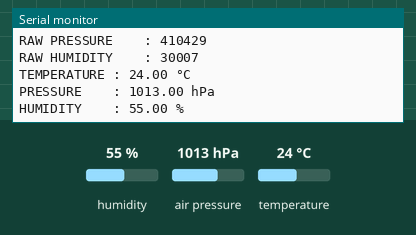
This sketch was run on a simulated ESP32. Shown: the last lines printed to the serial monitor. Wiring (inferred from the names in the program): BME280 sensor at I2C address 0x76. The test bench sets the inputs (shaded band); at power-on: humidity 55 %, air pressure 1013 hPa, temperature 24 °C.

Above: at 2.2 s.
2.3 s: humidity set to 22 %
At 3.4 s:
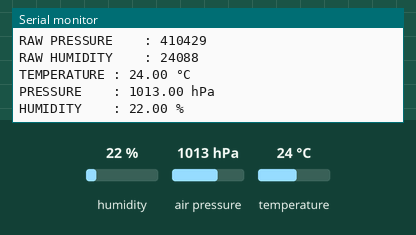
3.8 s: air pressure set to 952 hPa
At 5.2 s:
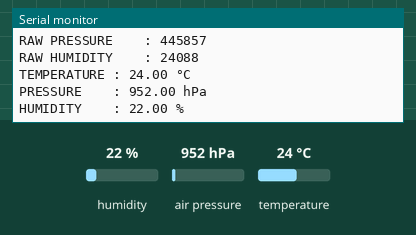
5.3 s: temperature set to 12 °C
At 8.5 s:
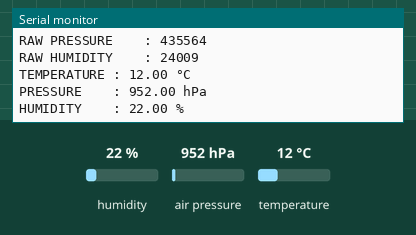
Timing chart, 0 to 10.0 s (numbered marks = the images above; inputs shaded):
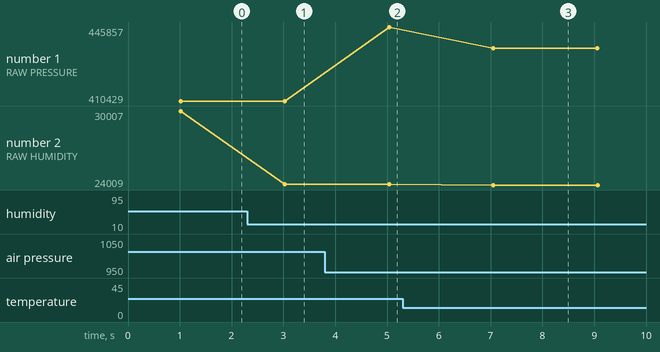

The sketch:

Sensor_working_test.ino
```cpp
#include <Wire.h>

#define BME280_ADDR 0x76

#define SDA_PIN 21
#define SCL_PIN 22

// Calibration coefficients
uint16_t dig_T1;
int16_t  dig_T2, dig_T3;

uint16_t dig_P1;
int16_t  dig_P2, dig_P3, dig_P4, dig_P5;
int16_t  dig_P6, dig_P7, dig_P8, dig_P9;

uint8_t  dig_H1;
int16_t  dig_H2;
uint8_t  dig_H3;
int16_t  dig_H4, dig_H5;
int8_t   dig_H6;

int32_t t_fine;

// --------------------------------------------------
// Read one byte from a register
// --------------------------------------------------
uint8_t readRegister(uint8_t reg)
{
  Wire.beginTransmission(BME280_ADDR);
  Wire.write(reg);
  Wire.endTransmission();

  Wire.requestFrom(BME280_ADDR, 1);

  if (Wire.available())
    return Wire.read();

  return 0;
}

// --------------------------------------------------
// Read multiple bytes
// --------------------------------------------------
void readRegisters(uint8_t reg, uint8_t *buffer, uint8_t length)
{
  Wire.beginTransmission(BME280_ADDR);
  Wire.write(reg);
  Wire.endTransmission();

  Wire.requestFrom(BME280_ADDR, length);

  for (uint8_t i = 0; i < length && Wire.available(); i++)
  {
    buffer[i] = Wire.read();
  }
}

// --------------------------------------------------
// Write to a register
// --------------------------------------------------
void writeRegister(uint8_t reg, uint8_t value)
{
  Wire.beginTransmission(BME280_ADDR);
  Wire.write(reg);
  Wire.write(value);
  Wire.endTransmission();
}

// --------------------------------------------------
// Read calibration data
// --------------------------------------------------
void readCalibration()
{
  uint8_t data[26];

  readRegisters(0x88, data, 24);

  dig_T1 = (data[1] << 8) | data[0];
  dig_T2 = (data[3] << 8) | data[2];
  dig_T3 = (data[5] << 8) | data[4];

  dig_P1 = (data[7] << 8) | data[6];
  dig_P2 = (data[9] << 8) | data[8];
  dig_P3 = (data[11] << 8) | data[10];
  dig_P4 = (data[13] << 8) | data[12];
  dig_P5 = (data[15] << 8) | data[14];
  dig_P6 = (data[17] << 8) | data[16];
  dig_P7 = (data[19] << 8) | data[18];
  dig_P8 = (data[21] << 8) | data[20];
  dig_P9 = (data[23] << 8) | data[22];

  dig_H1 = readRegister(0xA1);

  readRegisters(0xE1, data, 7);

  dig_H2 = (data[1] << 8) | data[0];
  dig_H3 = data[2];

  dig_H4 = (data[3] << 4) | (data[4] & 0x0F);
  dig_H5 = (data[5] << 4) | (data[4] >> 4);

  dig_H6 = data[6];

  Serial.println("Calibration data read successfully.");
}

// --------------------------------------------------
// Temperature compensation
// --------------------------------------------------
float compensateTemperature(int32_t adc_T)
{
  float var1, var2;

  var1 = (((float)adc_T / 16384.0) -
          ((float)dig_T1 / 1024.0)) *
         ((float)dig_T2);

  var2 = (((float)adc_T / 131072.0) -
          ((float)dig_T1 / 8192.0));

  var2 = var2 * var2 * ((float)dig_T3);

  t_fine = (int32_t)(var1 + var2);

  float temperature = (var1 + var2) / 5120.0;

  return temperature;
}

// --------------------------------------------------
// Pressure compensation
// --------------------------------------------------
float compensatePressure(int32_t adc_P)
{
  float var1, var2, p;

  var1 = ((float)t_fine / 2.0) - 64000.0;

  var2 = var1 * var1 * ((float)dig_P6) / 32768.0;

  var2 = var2 + var1 * ((float)dig_P5) * 2.0;

  var2 = (var2 / 4.0) + ((float)dig_P4 * 65536.0);

  var1 = (((float)dig_P3 * var1 * var1 / 524288.0) +
          ((float)dig_P2 * var1)) / 524288.0;

  var1 = (1.0 + var1 / 32768.0) * ((float)dig_P1);

  if (var1 == 0)
    return 0;

  p = 1048576.0 - (float)adc_P;

  p = (p - (var2 / 4096.0)) * 6250.0 / var1;

  var1 = ((float)dig_P9 * p * p) / 2147483648.0;

  var2 = p * ((float)dig_P8) / 32768.0;

  p = p + (var1 + var2 + ((float)dig_P7)) / 16.0;

  return p / 100.0;   // hPa
}

// --------------------------------------------------
// Humidity compensation
// --------------------------------------------------
float compensateHumidity(int32_t adc_H)
{
  float h;

  h = ((float)t_fine) - 76800.0;

  h = (adc_H -
       (((float)dig_H4 * 64.0) +
        ((float)dig_H5 / 16384.0) * h)) *
      (((float)dig_H2 / 65536.0) *
       (1.0 + ((float)dig_H6 / 67108864.0) * h *
       (1.0 + ((float)dig_H3 / 67108864.0) * h)));

  h = h * (1.0 - ((float)dig_H1 * h / 524288.0));

  if (h > 100.0)
    h = 100.0;

  if (h < 0.0)
    h = 0.0;

  return h;
}

// --------------------------------------------------
// Setup
// --------------------------------------------------
void setup()
{
  Serial.begin(115200);
  delay(1000);

  Wire.begin(SDA_PIN, SCL_PIN);

  Serial.println();
  Serial.println("================================");
  Serial.println("BME280 DIRECT REGISTER TEST");
  Serial.println("================================");

  // Check chip ID
  uint8_t chipID = readRegister(0xD0);

  Serial.print("Chip ID: 0x");
  Serial.println(chipID, HEX);

  if (chipID != 0x60)
  {
    Serial.println("ERROR: BME280 not detected!");
    while (1);
  }

  Serial.println("BME280 detected!");

  // Read calibration coefficients
  readCalibration();

  // Humidity oversampling x1
  writeRegister(0xF2, 0x01);

  // Temperature x1
  // Pressure x1
  // Normal mode
  writeRegister(0xF4, 0x27);

  // Standby 1000 ms
  // Filter off
  writeRegister(0xF5, 0xA0);

  Serial.println("Sensor configured.");
  Serial.println();
}

// --------------------------------------------------
// Main loop
// --------------------------------------------------
void loop()
{
  uint8_t data[8];

  // Read pressure, temperature and humidity registers
  readRegisters(0xF7, data, 8);

  int32_t adc_P =
      ((uint32_t)data[0] << 12) |
      ((uint32_t)data[1] << 4) |
      (data[2] >> 4);

  int32_t adc_T =
      ((uint32_t)data[3] << 12) |
      ((uint32_t)data[4] << 4) |
      (data[5] >> 4);

  int32_t adc_H =
      ((uint32_t)data[6] << 8) |
      data[7];

  // Convert raw values
  float temperature = compensateTemperature(adc_T);
  float pressure = compensatePressure(adc_P);
  float humidity = compensateHumidity(adc_H);

  // Print raw values
  Serial.println("--------------------------------");

  Serial.print("RAW TEMPERATURE : ");
  Serial.println(adc_T);

  Serial.print("RAW PRESSURE    : ");
  Serial.println(adc_P);

  Serial.print("RAW HUMIDITY    : ");
  Serial.println(adc_H);

  Serial.println();

  // Print compensated values
  Serial.print("TEMPERATURE : ");
  Serial.print(temperature, 2);
  Serial.println(" °C");

  Serial.print("PRESSURE    : ");
  Serial.print(pressure, 2);
  Serial.println(" hPa");

  Serial.print("HUMIDITY    : ");
  Serial.print(humidity, 2);
  Serial.println(" %");

  delay(2000);
}
```

Measured:
- after the input at 2.3 s, the serial monitor: prints a new line after 0.73 s (image 1)
- after the input at 3.8 s, the serial monitor: prints a new line after 1.2 s (image 2)
- after the input at 5.3 s, the serial monitor: prints a new line after 1.8 s (image 3)
- plotted number 1: 410429 → 445857 after the input at 3.8 s, 445857 → 435564 after the input at 5.3 s
- plotted number 2: 30007 → 24088 after the input at 2.3 s, 24088 → 24009 after the input at 5.3 s
